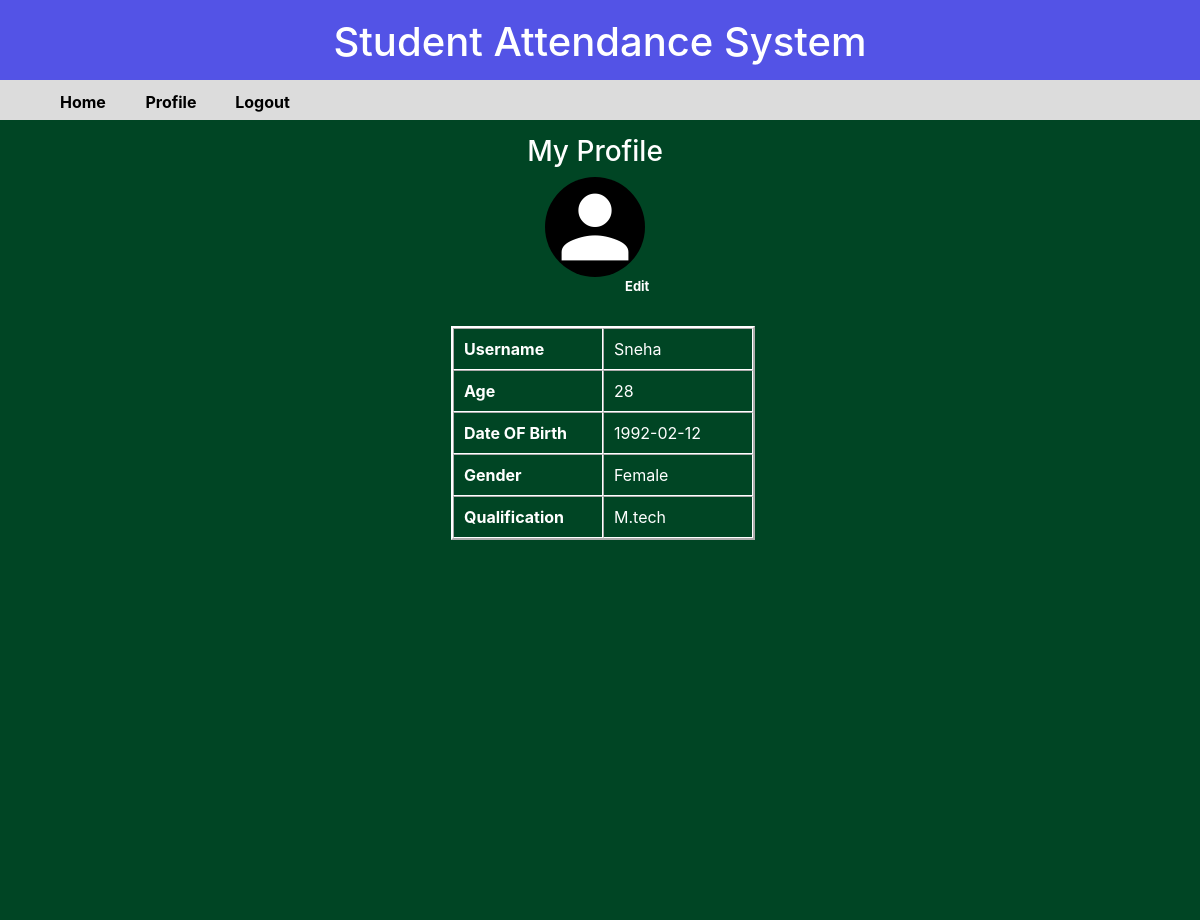
/front_panel/t_profile.php (signed in), run on the app's committed database.
### tables this page shows
CREATE TABLE `t` (
  `t_id` int(40) NOT NULL,
  `username` varchar(50) NOT NULL,
  `qualification` varchar(80) DEFAULT NULL,
  `password` varchar(80) NOT NULL,
  `dob` date NOT NULL,
  `gender` varchar(30) NOT NULL
);

### front_panel/t_profile.php (the view, shortened to what this page needs)
<?php
if(isset($_SESSION['uid'])){
?>
<!doctype html5>
<html>
<head>
<link type="text/css" href='design4.css' rel='stylesheet'>
<link href="css/bootstrap.css" rel="stylesheet">
</head>
<body>
<div class="header">
<h1 class="attend">Student Attendance System</h1>
</div>
<div class="st">
<label style="padding-left:60px;padding-top:10px;"><strong><a href="home.php" class="m1">Home</a></strong></label>
<label style="padding-left:35px; "><strong><a href="t_profile.php" class="m1">Profile</a><strong></label>
<label style="padding-left:35px; "><strong><a href="logout.php" class="m1">Logout</a><strong></label>
</div>
<div style="background-color:#004524; height:100%;width:100%;position:relative;">
<div class="container">
<div class="wrapper">
<h3 style="text-align:center;">My Profile</h3>
<span class="material-icons" style="font-size:100px;background-color:black;border-radius:50%;margin-left:150px;">
</span><a href="upadate.php" style="margin-left:230px;text-decoration:none;color:white;margin-top:-10px;font-size:13px;" name="submit1">Edit</a>
<table border="2px" cellspacing="0" cellpadding="10" style="border-color:white;">
<?php
include('connect.php');
$id=$_SESSION['uid'];
$qr="SELECT * FROM t WHERE t_id = '$id'";
$result1=mysqli_query($con,$qr);
$data=mysqli_fetch_assoc($result1);
$user=$data['username'];
$gender=$data['gender'];
$qualification=$data['qualification'];
$dob=$data['dob'];
$current_year=date('Y');
$new=strtotime($current_year);
$old=strtotime($dob);
$differ=$new-$old;
$age=floor($differ/(60*60*24*365));
echo "<tr><th>Username</th><td>".$user."</td></tr><tr><th>Age</th><td>".$age."</td></tr><tr><th>Date OF Birth</th><td>".$dob."</td></tr><th>Gender</th><td>".$gender."</td></tr><tr><th>Qualification</th><td>".$qualification."</td></tr>";
}
?>
</table>
</div>
</div>
</body>
<html>

### front_panel/design4.css (style rules this page uses)
.header { height:80px; background-color:rgba(10,10,220,0.7); }
.attend { text-align:center; color:white; padding-top:18px; }
.st { background-color:rgba(140,140,140,0.3); height:40px; }
.m1 { color:black; text-decoration:none; }

### front_panel/t_profile.php (style rules this page uses)
.wrapper { width:400px; margin:15px 350px; color:white; position:absolute; height:600px; }
th { color:white;width:150px; }
td { color:white;width:150px; }
table { margin-left:56px; margin-top:30px; }

### data on the page
t: username "Sneha", dob "1992-02-12", gender "Female", qualification "M.tech"
